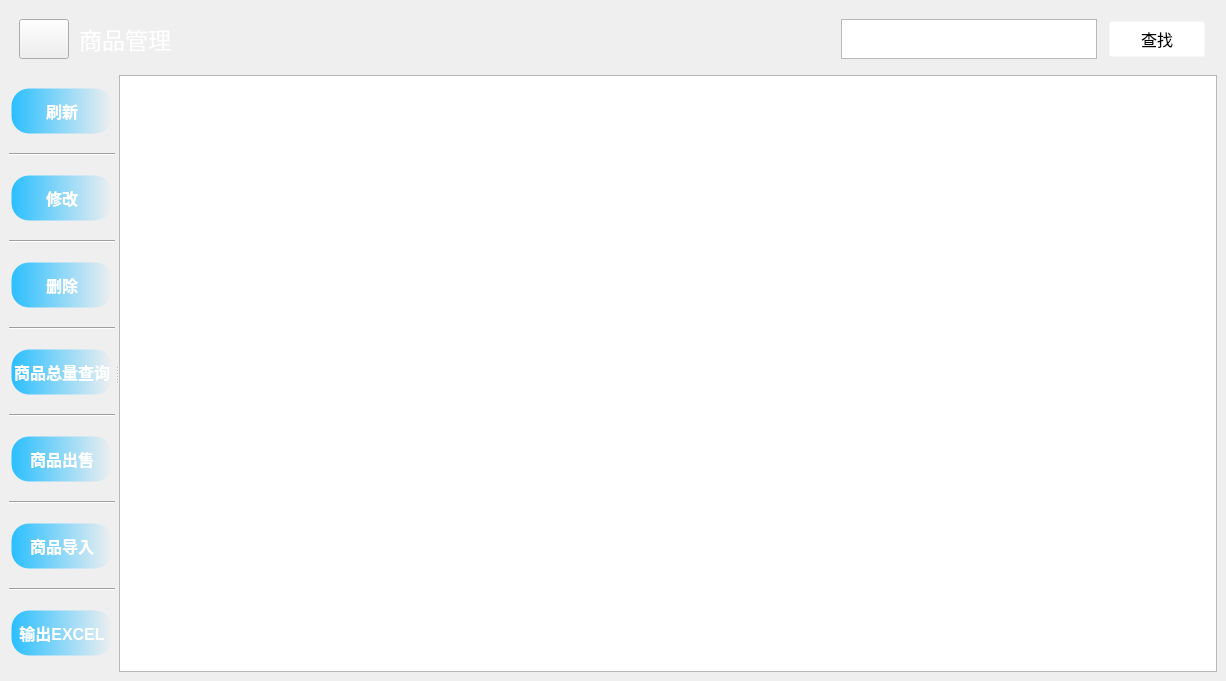
<?xml version="1.0" encoding="UTF-8"?>
<ui version="4.0">
 <class>goods_manage</class>
 <widget class="QMainWindow" name="goods_manage">
  <property name="geometry">
   <rect>
    <x>0</x>
    <y>0</y>
    <width>1226</width>
    <height>681</height>
   </rect>
  </property>
  <property name="windowTitle">
   <string>MainWindow</string>
  </property>
  <property name="styleSheet">
   <string notr="true">QMainWindow{
	border-image: url(:/new/prefix1/login.jpg);
}</string>
  </property>
  <widget class="QWidget" name="centralwidget">
   <layout class="QVBoxLayout" name="verticalLayout_2">
    <item>
     <layout class="QHBoxLayout" name="horizontalLayout_2">
      <property name="spacing">
       <number>10</number>
      </property>
      <property name="leftMargin">
       <number>10</number>
      </property>
      <property name="topMargin">
       <number>10</number>
      </property>
      <property name="rightMargin">
       <number>10</number>
      </property>
      <property name="bottomMargin">
       <number>10</number>
      </property>
      <item>
       <widget class="QPushButton" name="pushButton">
        <property name="sizePolicy">
         <sizepolicy hsizetype="Expanding" vsizetype="Fixed">
          <horstretch>0</horstretch>
          <verstretch>0</verstretch>
         </sizepolicy>
        </property>
        <property name="minimumSize">
         <size>
          <width>0</width>
          <height>40</height>
         </size>
        </property>
        <property name="maximumSize">
         <size>
          <width>50</width>
          <height>16777215</height>
         </size>
        </property>
        <property name="styleSheet">
         <string notr="true">border-image: url(:/new/prefix1/back.png);</string>
        </property>
        <property name="text">
         <string/>
        </property>
       </widget>
      </item>
      <item>
       <widget class="QLabel" name="label">
        <property name="font">
         <font>
          <family>Microsoft YaHei UI</family>
          <pointsize>17</pointsize>
         </font>
        </property>
        <property name="styleSheet">
         <string notr="true">color: rgb(255, 255, 255);</string>
        </property>
        <property name="text">
         <string>商品管理</string>
        </property>
       </widget>
      </item>
      <item>
       <spacer name="horizontalSpacer">
        <property name="orientation">
         <enum>Qt::Horizontal</enum>
        </property>
        <property name="sizeHint" stdset="0">
         <size>
          <width>40</width>
          <height>20</height>
         </size>
        </property>
       </spacer>
      </item>
      <item>
       <widget class="QTextEdit" name="textEdit">
        <property name="sizePolicy">
         <sizepolicy hsizetype="Minimum" vsizetype="Minimum">
          <horstretch>0</horstretch>
          <verstretch>0</verstretch>
         </sizepolicy>
        </property>
        <property name="minimumSize">
         <size>
          <width>0</width>
          <height>40</height>
         </size>
        </property>
        <property name="maximumSize">
         <size>
          <width>16777215</width>
          <height>50</height>
         </size>
        </property>
        <property name="font">
         <font>
          <family>Microsoft YaHei UI</family>
          <pointsize>15</pointsize>
         </font>
        </property>
       </widget>
      </item>
      <item>
       <widget class="QPushButton" name="pushButton_2">
        <property name="minimumSize">
         <size>
          <width>100</width>
          <height>40</height>
         </size>
        </property>
        <property name="font">
         <font>
          <family>Microsoft YaHei UI</family>
          <pointsize>12</pointsize>
         </font>
        </property>
        <property name="styleSheet">
         <string notr="true">QPushButton{

background-color:#ffffff;
border:5px solid #00000000;
border-radius: 5px;   
}
QPushButton:hover{
background-color:#E1E1E1;
border-bottom-color:#C4E06F;
}
QPushButton:pressed{
background-color:#E1E1E1;
border-bottom-color:#287E7D;
}</string>
        </property>
        <property name="text">
         <string>查找</string>
        </property>
       </widget>
      </item>
     </layout>
    </item>
    <item>
     <widget class="QSplitter" name="splitter">
      <property name="sizePolicy">
       <sizepolicy hsizetype="Preferred" vsizetype="Expanding">
        <horstretch>3</horstretch>
        <verstretch>0</verstretch>
       </sizepolicy>
      </property>
      <property name="maximumSize">
       <size>
        <width>16777215</width>
        <height>16777215</height>
       </size>
      </property>
      <property name="sizeIncrement">
       <size>
        <width>0</width>
        <height>0</height>
       </size>
      </property>
      <property name="baseSize">
       <size>
        <width>500</width>
        <height>0</height>
       </size>
      </property>
      <property name="orientation">
       <enum>Qt::Horizontal</enum>
      </property>
      <widget class="QWidget" name="layoutWidget">
       <layout class="QVBoxLayout" name="verticalLayout">
        <item>
         <widget class="QPushButton" name="pushButton_9">
          <property name="minimumSize">
           <size>
            <width>100</width>
            <height>50</height>
           </size>
          </property>
          <property name="font">
           <font>
            <family>Microsoft YaHei UI</family>
            <pointsize>12</pointsize>
            <weight>75</weight>
            <bold>true</bold>
           </font>
          </property>
          <property name="styleSheet">
           <string notr="true">QPushButton{
	
	
	
	background-color: qlineargradient(spread:pad, x1:0, y1:0, x2:1, y2:0, stop:0 rgba(43, 191, 255, 255), stop:1 rgba(255, 255, 255,0));
border:5px solid #00000000;
border-radius: 20px;   
	
	color: rgb(255, 255, 255);
}
QPushButton:hover{
background-color: qlineargradient(spread:pad, x1:0, y1:0, x2:1, y2:0, stop:0 rgba(169, 82, 255, 255), stop:1 rgba(255, 255, 255,0));

}
QPushButton:pressed{
background-color: qlineargradient(spread:pad, x1:0, y1:0, x2:1, y2:0, stop:0 rgba(
137, 16, 197, 255), stop:1 rgba(255, 255, 255,0));
}</string>
          </property>
          <property name="text">
           <string>刷新</string>
          </property>
         </widget>
        </item>
        <item>
         <widget class="Line" name="line_6">
          <property name="orientation">
           <enum>Qt::Horizontal</enum>
          </property>
         </widget>
        </item>
        <item>
         <widget class="QPushButton" name="pushButton_3">
          <property name="minimumSize">
           <size>
            <width>100</width>
            <height>50</height>
           </size>
          </property>
          <property name="font">
           <font>
            <family>Microsoft YaHei UI</family>
            <pointsize>12</pointsize>
            <weight>75</weight>
            <bold>true</bold>
           </font>
          </property>
          <property name="styleSheet">
           <string notr="true">QPushButton{
	
	
	
	background-color: qlineargradient(spread:pad, x1:0, y1:0, x2:1, y2:0, stop:0 rgba(43, 191, 255, 255), stop:1 rgba(255, 255, 255,0));
border:5px solid #00000000;
border-radius: 20px;   
	
	color: rgb(255, 255, 255);
}
QPushButton:hover{
background-color: qlineargradient(spread:pad, x1:0, y1:0, x2:1, y2:0, stop:0 rgba(169, 82, 255, 255), stop:1 rgba(255, 255, 255,0));

}
QPushButton:pressed{
background-color: qlineargradient(spread:pad, x1:0, y1:0, x2:1, y2:0, stop:0 rgba(
137, 16, 197, 255), stop:1 rgba(255, 255, 255,0));
}</string>
          </property>
          <property name="text">
           <string>修改</string>
          </property>
         </widget>
        </item>
        <item>
         <widget class="Line" name="line">
          <property name="orientation">
           <enum>Qt::Horizontal</enum>
          </property>
         </widget>
        </item>
        <item>
         <widget class="QPushButton" name="pushButton_4">
          <property name="minimumSize">
           <size>
            <width>100</width>
            <height>50</height>
           </size>
          </property>
          <property name="font">
           <font>
            <family>Microsoft YaHei UI</family>
            <pointsize>12</pointsize>
            <weight>75</weight>
            <bold>true</bold>
           </font>
          </property>
          <property name="styleSheet">
           <string notr="true">QPushButton{
	
	
	
	background-color: qlineargradient(spread:pad, x1:0, y1:0, x2:1, y2:0, stop:0 rgba(43, 191, 255, 255), stop:1 rgba(255, 255, 255,0));
border:5px solid #00000000;
border-radius: 20px;   
	
	color: rgb(255, 255, 255);
}
QPushButton:hover{
background-color: qlineargradient(spread:pad, x1:0, y1:0, x2:1, y2:0, stop:0 rgba(169, 82, 255, 255), stop:1 rgba(255, 255, 255,0));

}
QPushButton:pressed{
background-color: qlineargradient(spread:pad, x1:0, y1:0, x2:1, y2:0, stop:0 rgba(
137, 16, 197, 255), stop:1 rgba(255, 255, 255,0));
}</string>
          </property>
          <property name="text">
           <string>删除</string>
          </property>
         </widget>
        </item>
        <item>
         <widget class="Line" name="line_2">
          <property name="orientation">
           <enum>Qt::Horizontal</enum>
          </property>
         </widget>
        </item>
        <item>
         <widget class="QPushButton" name="pushButton_6">
          <property name="minimumSize">
           <size>
            <width>100</width>
            <height>50</height>
           </size>
          </property>
          <property name="font">
           <font>
            <family>Microsoft YaHei UI</family>
            <pointsize>12</pointsize>
            <weight>75</weight>
            <bold>true</bold>
           </font>
          </property>
          <property name="styleSheet">
           <string notr="true">QPushButton{
	
	
	
	background-color: qlineargradient(spread:pad, x1:0, y1:0, x2:1, y2:0, stop:0 rgba(43, 191, 255, 255), stop:1 rgba(255, 255, 255,0));
border:5px solid #00000000;
border-radius: 20px;   
	
	color: rgb(255, 255, 255);
}
QPushButton:hover{
background-color: qlineargradient(spread:pad, x1:0, y1:0, x2:1, y2:0, stop:0 rgba(169, 82, 255, 255), stop:1 rgba(255, 255, 255,0));

}
QPushButton:pressed{
background-color: qlineargradient(spread:pad, x1:0, y1:0, x2:1, y2:0, stop:0 rgba(
137, 16, 197, 255), stop:1 rgba(255, 255, 255,0));
}</string>
          </property>
          <property name="text">
           <string>商品总量查询</string>
          </property>
         </widget>
        </item>
        <item>
         <widget class="Line" name="line_3">
          <property name="orientation">
           <enum>Qt::Horizontal</enum>
          </property>
         </widget>
        </item>
        <item>
         <widget class="QPushButton" name="pushButton_7">
          <property name="minimumSize">
           <size>
            <width>100</width>
            <height>50</height>
           </size>
          </property>
          <property name="font">
           <font>
            <family>Microsoft YaHei UI</family>
            <pointsize>12</pointsize>
            <weight>75</weight>
            <bold>true</bold>
           </font>
          </property>
          <property name="styleSheet">
           <string notr="true">QPushButton{
	
	
	
	background-color: qlineargradient(spread:pad, x1:0, y1:0, x2:1, y2:0, stop:0 rgba(43, 191, 255, 255), stop:1 rgba(255, 255, 255,0));
border:5px solid #00000000;
border-radius: 20px;   
	
	color: rgb(255, 255, 255);
}
QPushButton:hover{
background-color: qlineargradient(spread:pad, x1:0, y1:0, x2:1, y2:0, stop:0 rgba(169, 82, 255, 255), stop:1 rgba(255, 255, 255,0));

}
QPushButton:pressed{
background-color: qlineargradient(spread:pad, x1:0, y1:0, x2:1, y2:0, stop:0 rgba(
137, 16, 197, 255), stop:1 rgba(255, 255, 255,0));
}</string>
          </property>
          <property name="text">
           <string>商品出售</string>
          </property>
         </widget>
        </item>
        <item>
         <widget class="Line" name="line_4">
          <property name="orientation">
           <enum>Qt::Horizontal</enum>
          </property>
         </widget>
        </item>
        <item>
         <widget class="QPushButton" name="pushButton_5">
          <property name="minimumSize">
           <size>
            <width>100</width>
            <height>50</height>
           </size>
          </property>
          <property name="font">
           <font>
            <family>Microsoft YaHei UI</family>
            <pointsize>12</pointsize>
            <weight>75</weight>
            <italic>false</italic>
            <bold>true</bold>
            <underline>false</underline>
            <strikeout>false</strikeout>
           </font>
          </property>
          <property name="styleSheet">
           <string notr="true">QPushButton{
	
	
	
	background-color: qlineargradient(spread:pad, x1:0, y1:0, x2:1, y2:0, stop:0 rgba(43, 191, 255, 255), stop:1 rgba(255, 255, 255,0));
border:5px solid #00000000;
border-radius: 20px;   
	
	color: rgb(255, 255, 255);
}
QPushButton:hover{
background-color: qlineargradient(spread:pad, x1:0, y1:0, x2:1, y2:0, stop:0 rgba(169, 82, 255, 255), stop:1 rgba(255, 255, 255,0));

}
QPushButton:pressed{
background-color: qlineargradient(spread:pad, x1:0, y1:0, x2:1, y2:0, stop:0 rgba(
137, 16, 197, 255), stop:1 rgba(255, 255, 255,0));
}</string>
          </property>
          <property name="text">
           <string>商品导入</string>
          </property>
          <property name="flat">
           <bool>false</bool>
          </property>
         </widget>
        </item>
        <item>
         <widget class="Line" name="line_5">
          <property name="orientation">
           <enum>Qt::Horizontal</enum>
          </property>
         </widget>
        </item>
        <item>
         <widget class="QPushButton" name="pushButton_8">
          <property name="minimumSize">
           <size>
            <width>100</width>
            <height>50</height>
           </size>
          </property>
          <property name="font">
           <font>
            <family>Microsoft YaHei UI</family>
            <pointsize>12</pointsize>
            <weight>75</weight>
            <bold>true</bold>
           </font>
          </property>
          <property name="styleSheet">
           <string notr="true">QPushButton{
	
	
	
	background-color: qlineargradient(spread:pad, x1:0, y1:0, x2:1, y2:0, stop:0 rgba(43, 191, 255, 255), stop:1 rgba(255, 255, 255,0));
border:5px solid #00000000;
border-radius: 20px;   
	
	color: rgb(255, 255, 255);
}
QPushButton:hover{
background-color: qlineargradient(spread:pad, x1:0, y1:0, x2:1, y2:0, stop:0 rgba(169, 82, 255, 255), stop:1 rgba(255, 255, 255,0));

}
QPushButton:pressed{
background-color: qlineargradient(spread:pad, x1:0, y1:0, x2:1, y2:0, stop:0 rgba(
137, 16, 197, 255), stop:1 rgba(255, 255, 255,0));
}</string>
          </property>
          <property name="text">
           <string>输出EXCEL</string>
          </property>
         </widget>
        </item>
       </layout>
      </widget>
      <widget class="QTableView" name="tableView">
       <property name="sizePolicy">
        <sizepolicy hsizetype="Expanding" vsizetype="Expanding">
         <horstretch>5</horstretch>
         <verstretch>0</verstretch>
        </sizepolicy>
       </property>
       <property name="minimumSize">
        <size>
         <width>900</width>
         <height>0</height>
        </size>
       </property>
      </widget>
     </widget>
    </item>
   </layout>
  </widget>
  <widget class="QMenuBar" name="menubar">
   <property name="geometry">
    <rect>
     <x>0</x>
     <y>0</y>
     <width>1226</width>
     <height>23</height>
    </rect>
   </property>
  </widget>
 </widget>
 <resources/>
 <connections/>
</ui>
